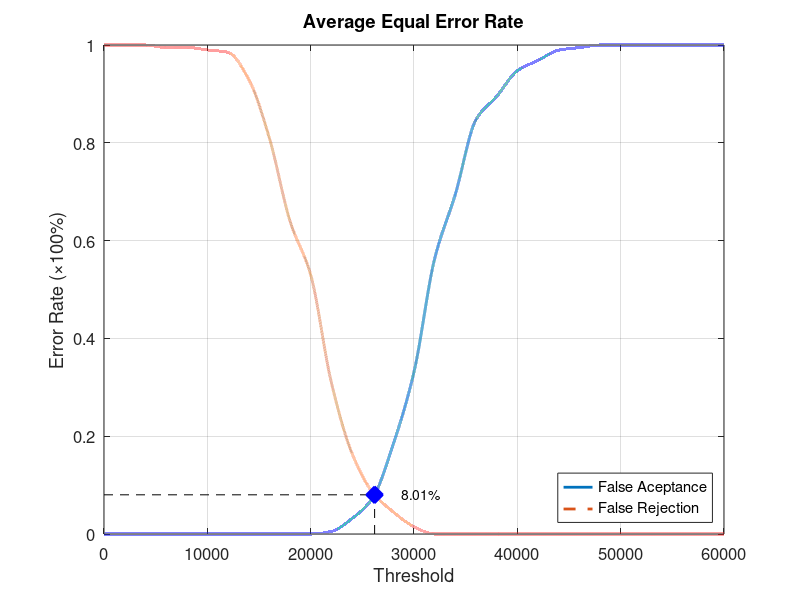
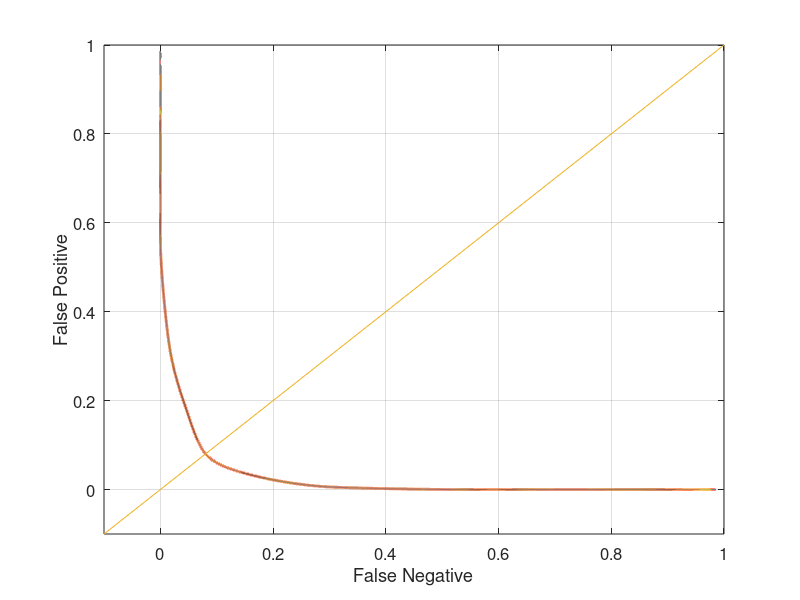

These charts were generated, in order, by the following MATLAB code:
function yEER = Database2_1
close all;
clear;
clc;
x = 0:2000:60000;
xq = 0:0.5:60000;

y0 = [0 0 0 0 0 0 0 0 0 0 0 0.00526316 0.0315789 0.0736842 0.184211 0.331579 0.563158 0.694737 0.847368 0.894737 0.947368 0.968421 0.989474 0.994737 1 1 1 1 1 1 1];
yy0 = interp1(x, y0, xq, 'pchip');
y1 = [1 1 1 0.995 0.995 0.99 0.985 0.93 0.81 0.64 0.53 0.31 0.165 0.085 0.045 0.015 0 0 0 0 0 0 0 0 0 0 0 0 0 0 0];
yy1 = interp1(x, y1, xq, 'pchip');

% Calculating EER: 
y2 = abs(y0 - y1);
find(y2 == min(y2))
yy2 = abs(yy0 - yy1);
xEER = find(yy2 == min(yy2));
xEERIndex = xq(xEER) % X-axis EER
yEER = yy0(xEER) % Y-axis EER

main = figure
plot(xq, yy0,'-','LineWidth', 2);	hold on
plot(xq, yy1,'--','LineWidth', 2);	hold on
plot([xEERIndex xEERIndex], [0 yEER], 'k--');	hold on
plot([0 xEERIndex], [yEER yEER], 'k--');	hold on
plot(xEERIndex, yEER, 'bx', 'LineWidth', 10);	hold on
text(xEERIndex + 10 * xEERIndex / 100, yEER, [num2str(round((10000 * yEER)) / 100) '%'])
legend('False Aceptance', 'False Rejection', 'Location', 'SouthEast')
xlabel('Threshold')
ylabel('Error Rate (\times100%)')
title('Average Equal Error Rate')
set(gca, 'FontSize', 12)
axis([0 60000 0 1])
grid on

print(main, 'Database2_1Main', '-dpng');
FNRxFPR = figure('Color', [1 1 1]);
plot(yy1, yy0, '-', yy1, yy0, 'LineWidth', 2);
hold on
y = -0.1:0.1:1
plot(y, y); 
set(gca, 'FontSize', 12)
xlabel('False Negative')
ylabel('False Positive')
axis([-0.1 1 -0.1 1])
set(gca, 'FontSize', 12)
grid on

print(FNRxFPR, 'Database2_1FNRxFPR','-dpng');
end
